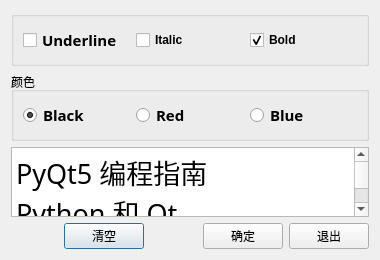
<?xml version="1.0" encoding="UTF-8"?>
<ui version="4.0">
 <class>Dialog</class>
 <widget class="QDialog" name="Dialog">
  <property name="geometry">
   <rect>
    <x>0</x>
    <y>0</y>
    <width>380</width>
    <height>255</height>
   </rect>
  </property>
  <property name="windowTitle">
   <string> Demo2-3信号与槽</string>
  </property>
  <layout class="QVBoxLayout" name="verticalLayout">
   <item>
    <widget class="QGroupBox" name="groupBox">
     <property name="title">
      <string/>
     </property>
     <layout class="QGridLayout" name="gridLayout_2">
      <item row="0" column="0">
       <widget class="QCheckBox" name="chkBoxUnder">
        <property name="font">
         <font>
          <family>宋体</family>
          <pointsize>11</pointsize>
          <weight>75</weight>
          <bold>true</bold>
         </font>
        </property>
        <property name="text">
         <string>Underline</string>
        </property>
       </widget>
      </item>
      <item row="0" column="1">
       <widget class="QCheckBox" name="chkBoxItalic">
        <property name="font">
         <font>
          <weight>75</weight>
          <bold>true</bold>
         </font>
        </property>
        <property name="text">
         <string>Italic</string>
        </property>
       </widget>
      </item>
      <item row="0" column="2">
       <widget class="QCheckBox" name="chkBoxBold">
        <property name="font">
         <font>
          <weight>75</weight>
          <bold>true</bold>
         </font>
        </property>
        <property name="text">
         <string>Bold</string>
        </property>
        <property name="checked">
         <bool>true</bool>
        </property>
       </widget>
      </item>
     </layout>
    </widget>
   </item>
   <item>
    <widget class="QGroupBox" name="groupBox_2">
     <property name="title">
      <string>颜色</string>
     </property>
     <layout class="QGridLayout" name="gridLayout">
      <item row="0" column="0">
       <widget class="QRadioButton" name="radioBlack">
        <property name="font">
         <font>
          <family>宋体</family>
          <pointsize>11</pointsize>
          <weight>75</weight>
          <italic>false</italic>
          <bold>true</bold>
         </font>
        </property>
        <property name="text">
         <string>Black</string>
        </property>
        <property name="checked">
         <bool>true</bool>
        </property>
       </widget>
      </item>
      <item row="0" column="1">
       <widget class="QRadioButton" name="radioRed">
        <property name="font">
         <font>
          <family>宋体</family>
          <pointsize>11</pointsize>
          <weight>75</weight>
          <italic>false</italic>
          <bold>true</bold>
         </font>
        </property>
        <property name="text">
         <string>Red</string>
        </property>
        <property name="checked">
         <bool>false</bool>
        </property>
       </widget>
      </item>
      <item row="0" column="2">
       <widget class="QRadioButton" name="radioBlue">
        <property name="font">
         <font>
          <family>宋体</family>
          <pointsize>11</pointsize>
          <weight>75</weight>
          <italic>false</italic>
          <bold>true</bold>
         </font>
        </property>
        <property name="text">
         <string>Blue</string>
        </property>
       </widget>
      </item>
     </layout>
    </widget>
   </item>
   <item>
    <widget class="QPlainTextEdit" name="textEdit">
     <property name="font">
      <font>
       <family>宋体</family>
       <pointsize>20</pointsize>
      </font>
     </property>
     <property name="plainText">
      <string>PyQt5 编程指南
Python 和 Qt</string>
     </property>
    </widget>
   </item>
   <item>
    <layout class="QHBoxLayout" name="horizontalLayout">
     <item>
      <spacer name="horizontalSpacer">
       <property name="orientation">
        <enum>Qt::Horizontal</enum>
       </property>
       <property name="sizeHint" stdset="0">
        <size>
         <width>40</width>
         <height>20</height>
        </size>
       </property>
      </spacer>
     </item>
     <item>
      <widget class="QPushButton" name="btnClear">
       <property name="text">
        <string>清空</string>
       </property>
      </widget>
     </item>
     <item>
      <spacer name="horizontalSpacer_2">
       <property name="orientation">
        <enum>Qt::Horizontal</enum>
       </property>
       <property name="sizeHint" stdset="0">
        <size>
         <width>40</width>
         <height>20</height>
        </size>
       </property>
      </spacer>
     </item>
     <item>
      <widget class="QPushButton" name="btnOK">
       <property name="text">
        <string>确定</string>
       </property>
      </widget>
     </item>
     <item>
      <widget class="QPushButton" name="btnClose">
       <property name="text">
        <string>退出</string>
       </property>
      </widget>
     </item>
    </layout>
   </item>
  </layout>
 </widget>
 <resources/>
 <connections>
  <connection>
   <sender>btnOK</sender>
   <signal>clicked()</signal>
   <receiver>Dialog</receiver>
   <slot>accept()</slot>
   <hints>
    <hint type="sourcelabel">
     <x>251</x>
     <y>233</y>
    </hint>
    <hint type="destinationlabel">
     <x>189</x>
     <y>127</y>
    </hint>
   </hints>
  </connection>
  <connection>
   <sender>btnClose</sender>
   <signal>clicked()</signal>
   <receiver>Dialog</receiver>
   <slot>close()</slot>
   <hints>
    <hint type="sourcelabel">
     <x>349</x>
     <y>239</y>
    </hint>
    <hint type="destinationlabel">
     <x>375</x>
     <y>95</y>
    </hint>
   </hints>
  </connection>
 </connections>
</ui>
